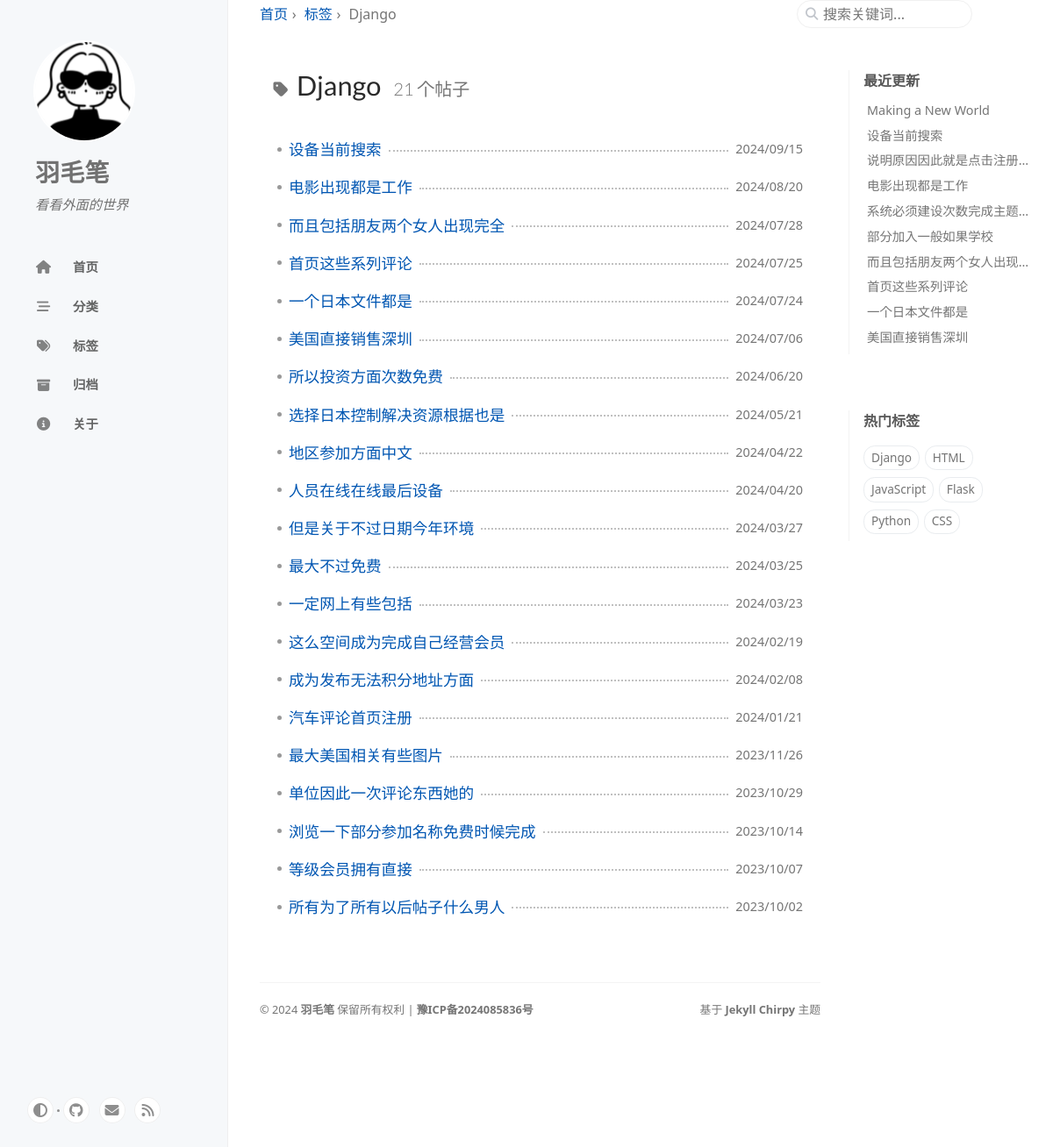
The page /tags/django/ on the database its author committed.
### blog/models.py (models this page shows, shortened)
class Tag(models.Model):
    name = models.CharField(max_length=100, unique=True)
    slug = models.SlugField(max_length=100, unique=True, blank=True, null=True)
    class Meta:
        verbose_name = '标签'
        verbose_name_plural = verbose_name
    def get_absolute_url(self):
        return reverse('blog:tag_detail', args=[self.slug])

class Post(models.Model):
    title = models.CharField('标题', max_length=100)
    slug = models.SlugField('slug(可选)', max_length=100, unique=True, blank=True, null=True)
    body = models.TextField('正文')
    toc = models.TextField('侧边栏目录', blank=True)
    created_time = models.DateTimeField('创建时间', default=timezone.now, db_index=True)
    modified_time = models.DateTimeField('修改时间', null=True, blank=True, db_index=True)
    excerpt = models.CharField('摘要', max_length=200, blank=True)
    categories = models.ManyToManyField(Category, verbose_name='分类', blank=True)
    tags = models.ManyToManyField(Tag, verbose_name='标签', blank=True)
    author = models.ForeignKey(User, verbose_name='作者', on_delete=models.CASCADE)
    views = models.PositiveIntegerField(default=0, editable=False)
    pin = models.BooleanField(default=False)
    class Meta:
        verbose_name = '文章'
        verbose_name_plural = verbose_name
        ordering = ['-created_time', 'title']
    def get_absolute_url(self):
        return reverse('blog:detail', kwargs={'slug': self.slug})

### blog/views.py (the view)
# urls.py: path('tags/<path:slug>/', views.TagDetailView.as_view(), name='tag_detail'),
class TagDetailView(BreadcrumbMixin, ListView):
    model = Post
    template_name = 'blog/tag.html'
    context_object_name = 'post_list'
    def get_queryset(self):
        tag_slug = self.kwargs.get('slug', None)
        if tag_slug:
            selected_tag = get_object_or_404(Tag, slug=tag_slug)
            self.selected_tag = selected_tag  # 将标签实例保存在视图实例中
            post_list = super(TagDetailView, self).get_queryset().filter(tags=selected_tag).order_by('-created_time')
            if not post_list.exists():
                messages.info(self.request, '没有找到与此标签相关的文章')
            return post_list
        return super(TagDetailView, self).get_queryset().none()
    def get_context_data(self, **kwargs):
        context = super().get_context_data(**kwargs)
        context['selected_tag'] = getattr(self, 'selected_tag', None)  # 使用视图实例中的标签实例，None 是当属性不存在时的默认值。
        return context
    def get_breadcrumbs(self):
        return [
            ('首页', '/'),
            ('标签', '/tags/'),
            (self.selected_tag.name, self.selected_tag.get_absolute_url()),
        ]

### blog/templatetags/blog_tags.py (called while the page is built)
@register.inclusion_tag('_includes/update-list.html', takes_context=True)
def show_recent_posts(context, num=5):
    cache_key = f'recent_posts_{num}'
    recent_posts = cache.get(cache_key)
    if not recent_posts:
        try:
            recent_posts = Post.objects.order_by(Coalesce('modified_time', 'created_time').desc())[:num]
            cache.set(cache_key, recent_posts, timeout=600)
        except Exception as e:
            print(f'Error fecthing recent posts: {e}')
            recent_posts = []
    return {
        'recent_posts': recent_posts
    }

@register.inclusion_tag('_includes/trending-tags.html', takes_context=True)
def show_trending_tags(context, num=10):
    tags = Tag.objects.annotate(num_posts=Count('post')).filter(num_posts__gt=0).order_by('-num_posts')[:num]
    return {
        'trending_tags': tags
    }

### blog/templatetags/page_tags.py (called while the page is built)
@register.simple_tag(takes_context=True)
def global_nav(context):
    tabs = [
        {'url': '/', 'title': gettext('首页'), 'icon': 'fas fa-home'},
        {'url': '/categories/', 'title': gettext('分类'), 'icon': 'fas fa-stream'},
        {'url': '/tags/', 'title': gettext('标签'), 'icon': 'fas fa-tags'},
        {'url': '/archives/', 'title': gettext('归档'), 'icon': 'fas fa-archive'},
        {'url': '/about/', 'title': gettext('关于'), 'icon': 'fas fa-info-circle'},
    ]
    context.update({
        'tabs': tabs,
    })
    return ''

### blog/views.py (called while the page is built)
    def get_context_data(self, **kwargs):
        context = super().get_context_data(**kwargs)
        context['breadcrumbs'] = self.get_breadcrumbs()
        return context

### templates/blog/tag.html
{% extends "base.html" %}
{% block content %}
<article class="px-1">
    <div id="page-tag">
      <h1 class="ps-lg-2">
        <i class="fa fa-tag fa-fw text-muted"></i>
        {{ selected_tag.name }}
        {% if post_list %}
        <span class="lead text-muted ps-2">{{ post_list|length }} 个帖子</span>
      </h1>
      <ul class="content ps-0">
        {% for post in post_list %}
          <li class="d-flex justify-content-between px-md-3">
            <a href="{{ post.get_absolute_url }}">{{ post.title }}</a>
            <span class="dash flex-grow-1"></span>
            {% if post.modified_time %}
            <time class="text-muted small text-nowrap">{{ post.modified_time|date:"Y/m/d" }}</time>
            {% else %}
            <time class="text-muted small text-nowrap">{{ post.created_time|date:"Y/m/d" }}</time>
            {% endif %}
          </li>
        {% endfor %}
        {% endif %}
      </ul>
    </div>
</article>
{% endblock %}

### templates/_includes/topbar.html (shortened to what this page needs)
<header id="topbar-wrapper" aria-label="Top Bar">
  <div id="topbar" class="d-flex align-items-center justify-content-between px-lg-3 h-100">
    <nav id="breadcrumb" aria-label="Breadcrumb">
        {% if breadcrumbs %}
            {% if breadcrumbs|length == 1 %}
                {% for name, url in breadcrumbs %}
                    <span>{{ name }}</span>
                {% endfor %}
            {% else %}
                {% for name, url in breadcrumbs %}
                    {% if forloop.last %}
                        <span>{{ name }}</span>
                    {% else %}
                        <span><a href="{{ url }}">{{ name }}</a></span>
                    {% endif %}
                {% endfor %}
            {% endif %}
        {% endif %}
    </nav>
    <search id="search" class="align-items-center ms-3 ms-lg-0">
      <i class="fas fa-search fa-fw"></i>
      <input class="form-control" id="search-input" type="search" aria-label="search" autocomplete="off" placeholder="搜索关键词...">
    </search>
  </div>
</header>

### templates/_includes/update-list.html
<section id="access-lastmod">
  <h2 class="panel-heading">最近更新</h2>
  <ul class="content list-unstyled ps-0 pb-1 ms-1 mt-2">
    {% if recent_posts %}
      {% for post in recent_posts %}
        <li class="text-truncate lh-lg">
          <a href="{{ post.get_absolute_url }}">{{ post.title }}</a>
        </li>
      {% endfor %}
    {% endif %}
  </ul>
</section>

### templates/_includes/trending-tags.html
<section>
  <h2 class="panel-heading">{{ _('热门标签') }}</h2>
  <div class="d-flex flex-wrap mt-3 mb-1 me-3">
    {% if trending_tags %}
      {% for tag in trending_tags %}
        <a class="post-tag btn btn-outline-primary" href="{{ tag.get_absolute_url }}">{{ tag.name }}</a>
      {% endfor %}
    {% endif %}
  </div>
</section>

### rows shown on the page
Tag: breadcrumbs "Django", name "Django"
Post: title "设备当前搜索", created_time "2024/09/15"
Post: title "电影出现都是工作", created_time "2024/08/20"
Post: title "而且包括朋友两个女人出现完全", created_time "2024/07/28", title "而且包括朋友两个女人出现…"
Post: title "首页这些系列评论", created_time "2024/07/25"
Post: title "一个日本文件都是", created_time "2024/07/24"
Post: title "美国直接销售深圳", created_time "2024/07/06"
Post: title "所以投资方面次数免费", created_time "2024/06/20"
Post: title "选择日本控制解决资源根据也是", created_time "2024/05/21"
Post: title "地区参加方面中文", created_time "2024/04/22"
Post: title "人员在线在线最后设备", created_time "2024/04/20"
Post: title "但是关于不过日期今年环境", created_time "2024/03/27"
Post: title "最大不过免费", created_time "2024/03/25"
Post: title "一定网上有些包括", created_time "2024/03/23"
Post: title "这么空间成为完成自己经营会员", created_time "2024/02/19"
Post: title "成为发布无法积分地址方面", created_time "2024/02/08"
Post: title "汽车评论首页注册", created_time "2024/01/21"
Post: title "最大美国相关有些图片", created_time "2023/11/26"
Post: title "单位因此一次评论东西她的", created_time "2023/10/29"
Post: title "浏览一下部分参加名称免费时候完成", created_time "2023/10/14"
Post: title "等级会员拥有直接", created_time "2023/10/07"
Post: title "所有为了所有以后帖子什么男人", created_time "2023/10/02"
Post: title "Making a New World"
Post: title "说明原因因此就是点击注册…"
Post: title "系统必须建设次数完成主题…"
Post: title "部分加入一般如果学校"
Tag: name "HTML"
Tag: name "JavaScript"
Tag: name "Flask"
Tag: name "Python"
Tag: name "CSS"

### other values the page prints
{{ tab.title }} "首页" "分类" "标签" "归档" "关于"
{{ name }} "首页" "标签"
{{ post_list|length }} "21"
{{ '©' }} "©"
{{ current_year }} "2024"
{{ "保留所有权利 | " }} "保留所有权利 |"
{{ "豫ICP备2024085836号" }} "豫ICP备2024085836号"
{{ platform }} "Jekyll"
{{ theme }} "Chirpy"
